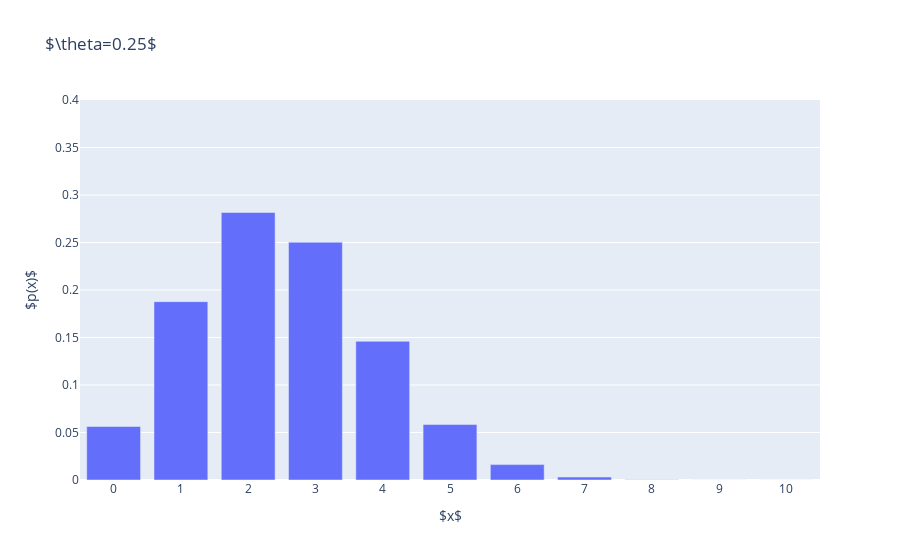
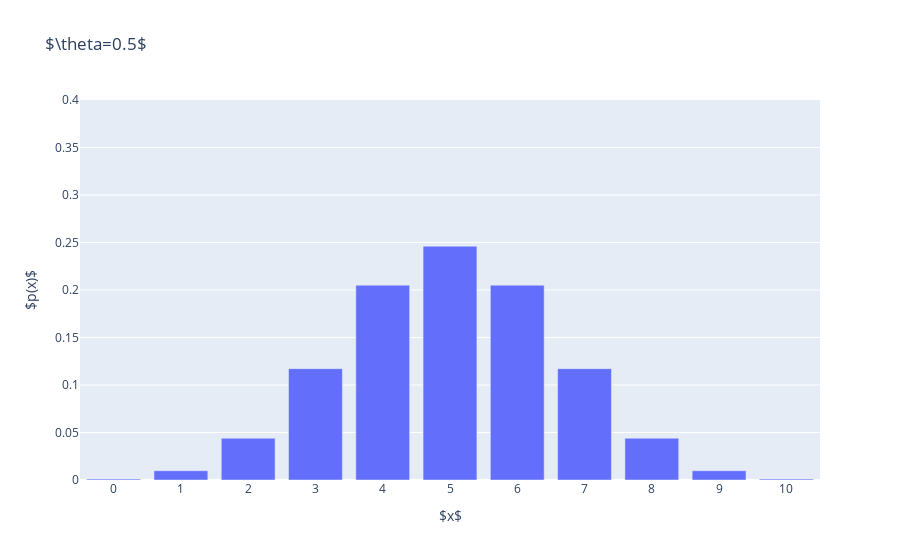
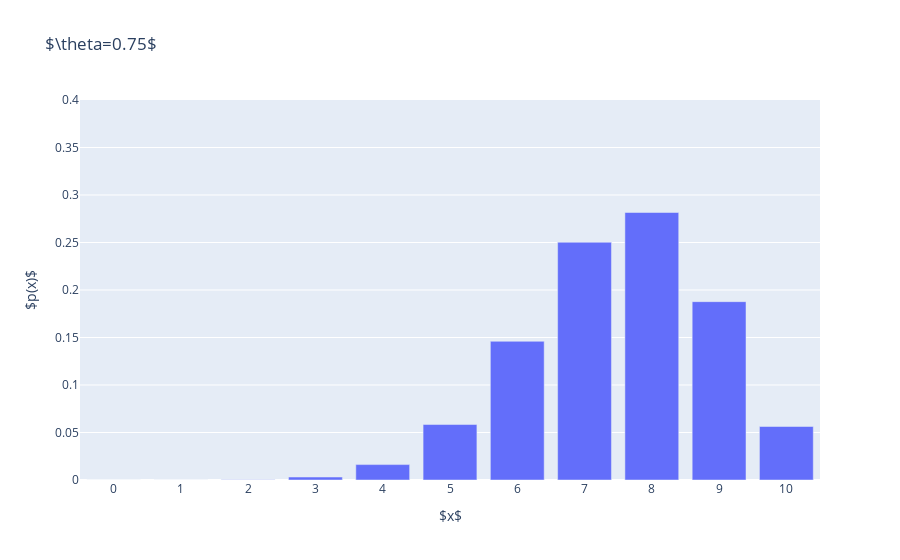
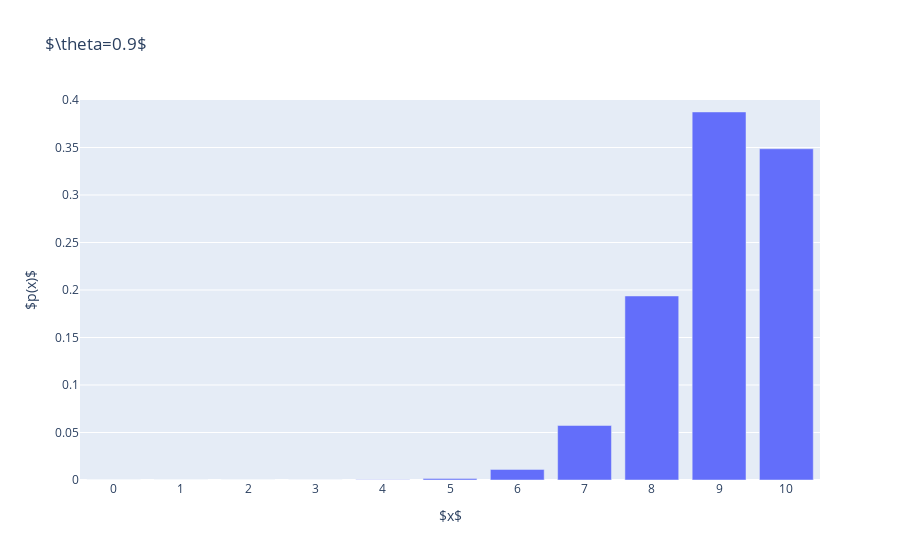

The notebook cell these images were saved under, in order:
### Code cell
def plot_binomial_distribution(success_probability: float, num_trials: int):
    """
    Plot the binomial distribution of given success_probability and num_trials.

    Parameters
    ----------
    success_probability : float
        The probability of success for a single trial.
    num_trials : int
        The total number of trials.
    """
    outcomes = jnp.arange(0, num_trials + 1)
    probabilities = binom.pmf(outcomes, num_trials, success_probability)
    df = pd.DataFrame({"Outcomes": outcomes, "Probabilities": probabilities})

    title = r"$\theta=" + str(success_probability) + "$"
    fig = px.bar(df, x="Outcomes", y="Probabilities", title=title, labels={"Outcomes": "$x$", "Probabilities": "$p(x)$"})
    fig.update_xaxes(range=[min(outcomes) - 0.5, max(outcomes) + 0.5], tickvals=outcomes)
    fig.update_yaxes(range=[0, 0.4])
    fig.show()


num_trials = 10
theta_values = [0.25, 0.5, 0.75, 0.9]

for success_probability in theta_values:
    plot_binomial_distribution(success_probability, num_trials)

### Figure 1 — Plotly figure (JSON) as saved in the notebook; plotly's stock layout.template omitted (floating-point values rounded to 4 significant figures)
{"data": [{"alignmentgroup": "True", "hovertemplate": "$x$=%{x}<br>$p(x)$=%{y}<extra></extra>", "legendgroup": "", "marker": {"color": "#636efa", "pattern": {"shape": ""}}, "name": "", "offsetgroup": "", "orientation": "v", "showlegend": false, "textposition": "auto", "type": "bar", "x": [0, 1, 2, 3, 4, 5, 6, 7, 8, 9, 10], "xaxis": "x", "y": [0.05631, 0.1877, 0.2816, 0.2503, 0.146, 0.0584, 0.01622, 0.00309, 0.0003862, 2.861e-05, 9.537e-07], "yaxis": "y"}], "layout": {"barmode": "relative", "legend": {"tracegroupgap": 0}, "title": {"text": "$\\theta=0.25$"}, "xaxis": {"anchor": "y", "domain": [0, 1], "range": [-0.5, 10.5], "tickvals": [0, 1, 2, 3, 4, 5, 6, 7, 8, 9, 10], "title": {"text": "$x$"}}, "yaxis": {"anchor": "x", "domain": [0, 1], "range": [0, 0.4], "title": {"text": "$p(x)$"}}}}

### Figure 2 — Plotly figure (JSON) as saved in the notebook; plotly's stock layout.template omitted (floating-point values rounded to 4 significant figures)
{"data": [{"alignmentgroup": "True", "hovertemplate": "$x$=%{x}<br>$p(x)$=%{y}<extra></extra>", "legendgroup": "", "marker": {"color": "#636efa", "pattern": {"shape": ""}}, "name": "", "offsetgroup": "", "orientation": "v", "showlegend": false, "textposition": "auto", "type": "bar", "x": [0, 1, 2, 3, 4, 5, 6, 7, 8, 9, 10], "xaxis": "x", "y": [0.0009766, 0.009766, 0.04395, 0.1172, 0.2051, 0.2461, 0.2051, 0.1172, 0.04395, 0.009766, 0.0009766], "yaxis": "y"}], "layout": {"barmode": "relative", "legend": {"tracegroupgap": 0}, "title": {"text": "$\\theta=0.5$"}, "xaxis": {"anchor": "y", "domain": [0, 1], "range": [-0.5, 10.5], "tickvals": [0, 1, 2, 3, 4, 5, 6, 7, 8, 9, 10], "title": {"text": "$x$"}}, "yaxis": {"anchor": "x", "domain": [0, 1], "range": [0, 0.4], "title": {"text": "$p(x)$"}}}}

### Figure 3 — Plotly figure (JSON) as saved in the notebook; plotly's stock layout.template omitted (floating-point values rounded to 4 significant figures)
{"data": [{"alignmentgroup": "True", "hovertemplate": "$x$=%{x}<br>$p(x)$=%{y}<extra></extra>", "legendgroup": "", "marker": {"color": "#636efa", "pattern": {"shape": ""}}, "name": "", "offsetgroup": "", "orientation": "v", "showlegend": false, "textposition": "auto", "type": "bar", "x": [0, 1, 2, 3, 4, 5, 6, 7, 8, 9, 10], "xaxis": "x", "y": [9.537e-07, 2.861e-05, 0.0003862, 0.00309, 0.01622, 0.0584, 0.146, 0.2503, 0.2816, 0.1877, 0.05631], "yaxis": "y"}], "layout": {"barmode": "relative", "legend": {"tracegroupgap": 0}, "title": {"text": "$\\theta=0.75$"}, "xaxis": {"anchor": "y", "domain": [0, 1], "range": [-0.5, 10.5], "tickvals": [0, 1, 2, 3, 4, 5, 6, 7, 8, 9, 10], "title": {"text": "$x$"}}, "yaxis": {"anchor": "x", "domain": [0, 1], "range": [0, 0.4], "title": {"text": "$p(x)$"}}}}

### Figure 4 — Plotly figure (JSON) as saved in the notebook; plotly's stock layout.template omitted (floating-point values rounded to 4 significant figures)
{"data": [{"alignmentgroup": "True", "hovertemplate": "$x$=%{x}<br>$p(x)$=%{y}<extra></extra>", "legendgroup": "", "marker": {"color": "#636efa", "pattern": {"shape": ""}}, "name": "", "offsetgroup": "", "orientation": "v", "showlegend": false, "textposition": "auto", "type": "bar", "x": [0, 1, 2, 3, 4, 5, 6, 7, 8, 9, 10], "xaxis": "x", "y": [1e-10, 9e-09, 3.645e-07, 8.748e-06, 0.0001378, 0.001488, 0.01116, 0.0574, 0.1937, 0.3874, 0.3487], "yaxis": "y"}], "layout": {"barmode": "relative", "legend": {"tracegroupgap": 0}, "title": {"text": "$\\theta=0.9$"}, "xaxis": {"anchor": "y", "domain": [0, 1], "range": [-0.5, 10.5], "tickvals": [0, 1, 2, 3, 4, 5, 6, 7, 8, 9, 10], "title": {"text": "$x$"}}, "yaxis": {"anchor": "x", "domain": [0, 1], "range": [0, 0.4], "title": {"text": "$p(x)$"}}}}
